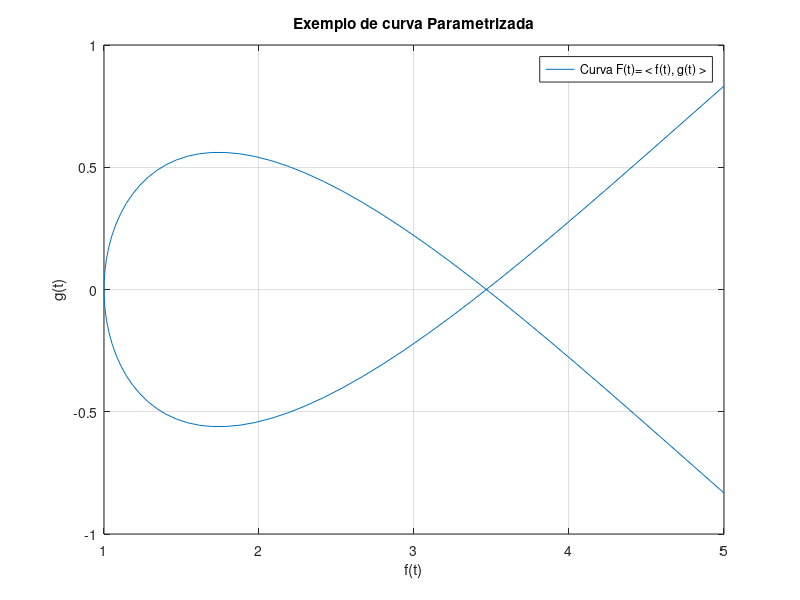

The MATLAB script that drew this image:
t = linspace(-2,2,80);
f = @(t) t.^2+1.0;
g = @(t) t.*cos(t);
plot(f(t), g(t))
grid
xlabel('f(t)')
ylabel('g(t)')
title('Exemplo de curva Parametrizada');
legend('Curva F(t)= < f(t), g(t) >');